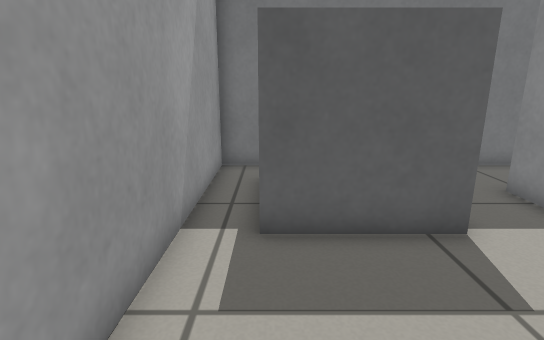
View 1 (above)

15 first-person views from a walk through a robot-simulator world made for Gazebo. The camera is 0.68 m above the floor, tilts 14° down and sees 80° across. The floor is counted in squares, 0.25 m on a side. Each view is taken from the middle of a square. On the plan, view 1 faces up. The plan holds only what a view shows up to about 20 squares ahead; the rest is blank.

View 2
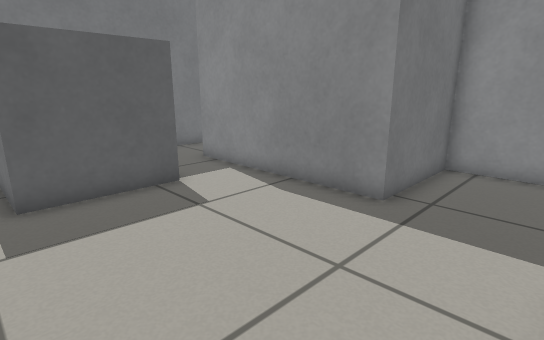

View 3
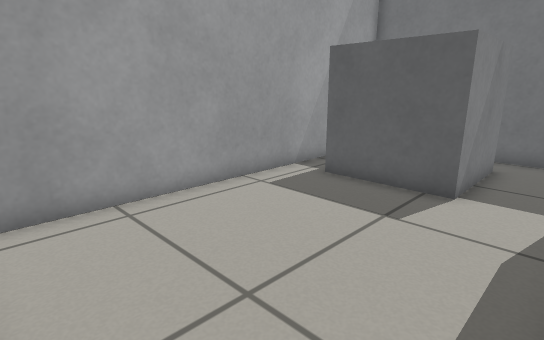

View 4
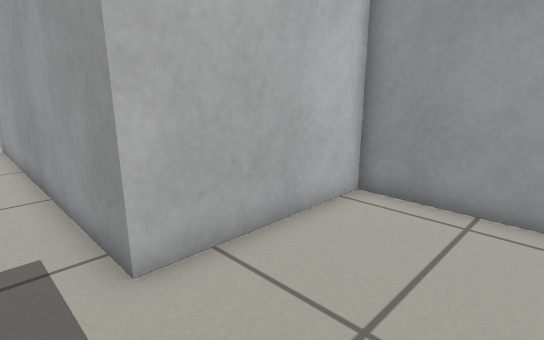

View 5
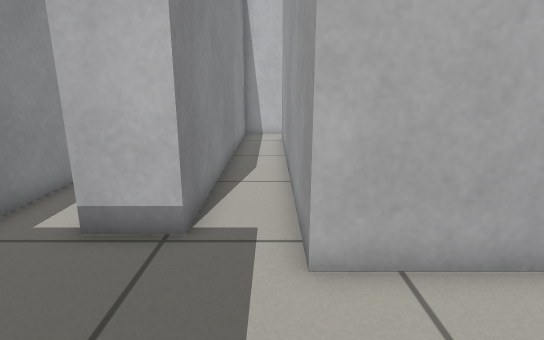

View 6
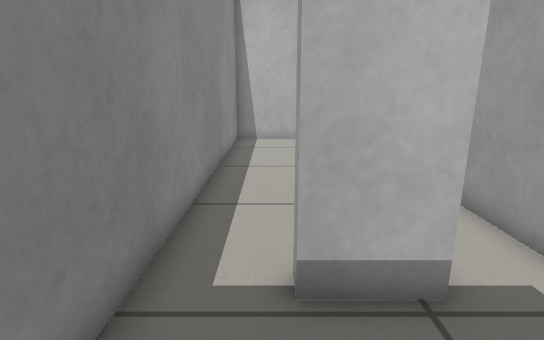

View 7
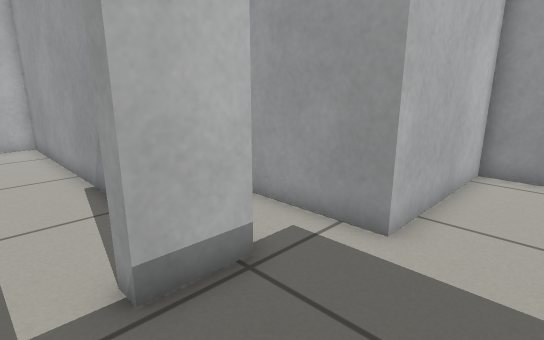

View 8
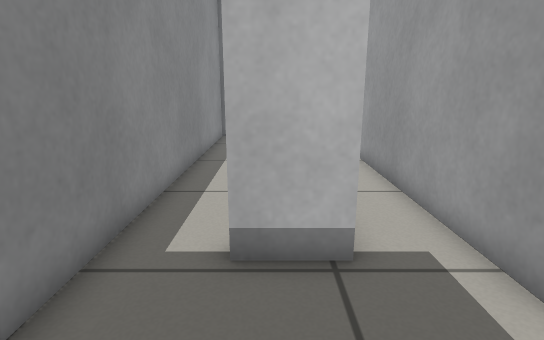

View 9
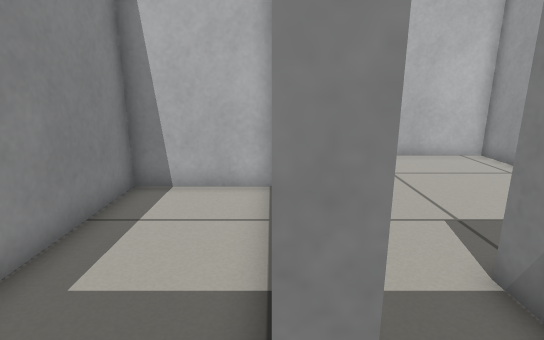

View 10
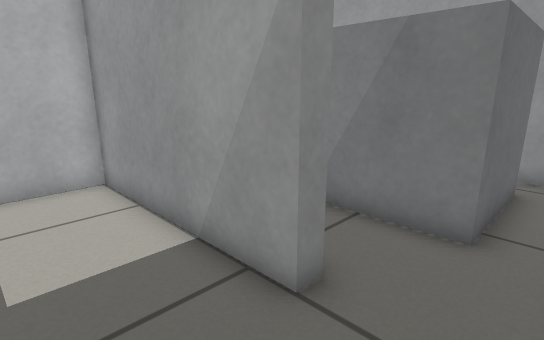

View 11
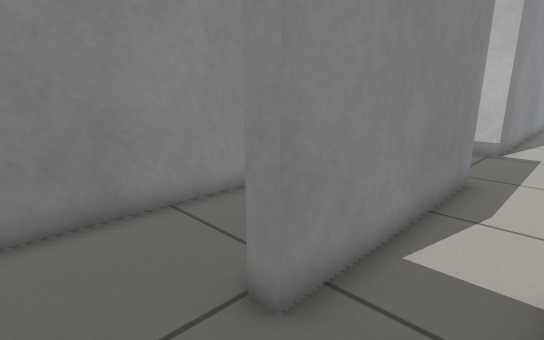

View 12
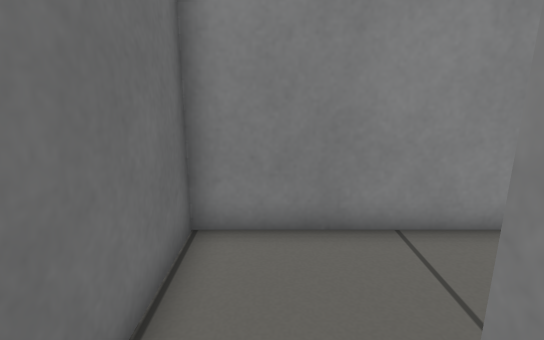

View 13
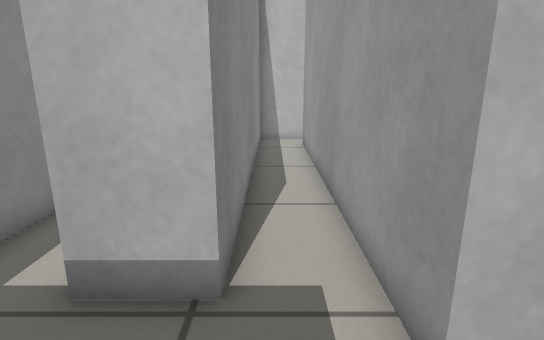

View 14
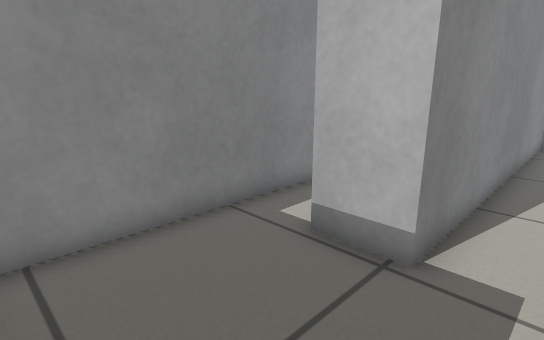

View 15
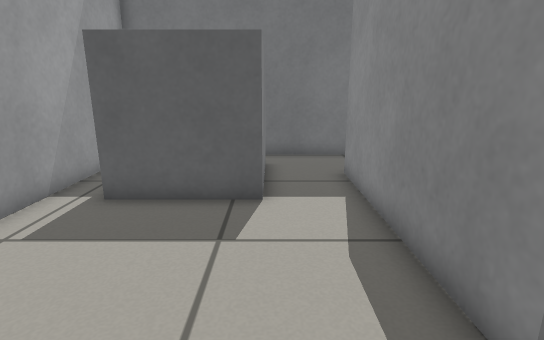

### Floor plan
Key: @ floor where view 1 was taken; # wall or solid block; . floor; B grey box.
Columns run from 2 left of view 1 to 11 right of it. Each row starts with its distance up from view 1.
 12 ###  #########
 11 #............#
 10 #.BBBB.......#
  9 #.    B......#
  8 #.B   B..#...#
  7 #.B   B..#...#
  6 #.BBBBB..#...#
  5 #........#...#
  4 #........#...#
  3 #........#...#
  2 #........#...#
  1 #........#####
  0 #.@..........#
 -1 #............#
 -2 #............#
 -3 #............#
 -4 #######......#
 -5       #..##..#
 -6       #..#...#
 -7       #..#...#
 -8       #..#...#
 -9       #..#...#
-10       #..#...#
-11       #..#...#
-12       #..#...#
-13       #..#...#
-14       #..#...#
-15       #..#...#
-16       #..#...#
-17       #..#...#
-18        ..#...#
-19       ########

Where each view was taken, in squares from view 1:
view 1: 0 up, 0 right, facing up
view 2: 3 down, 1 left, facing up-right
view 3: 3 down, 6 right, facing up-left
view 4: 1 up, 6 right, facing down-left
view 5: 1 up, 5 right, facing down
view 6: 1 down, 9 right, facing down
view 7: 1 down, 10 right, facing down-left
view 8: 0 up, 8 right, facing down
view 9: 10 up, 7 right, facing down
view 10: 11 up, 10 right, facing down-left
view 11: 11 up, 4 right, facing down-right
view 12: 10 up, 5 right, facing right
view 13: 1 down, 6 right, facing down
view 14: 0 up, 5 right, facing down-right
view 15: 2 down, 4 right, facing up
